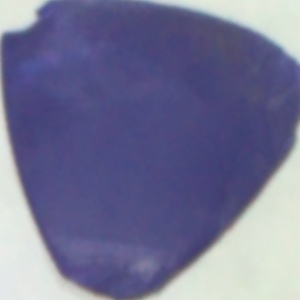
#> input picture 02_capturar_imagenes_entrenamiento/train/0/32c66bb8-22ac-11ef-9336-d83add1963e3.jpg, 300 x 300 px; its folder holds only this picture in this run
$ python 02_extraccion_caracteristicas.py
#> lines starting #> are read from the running program, lines starting #| are printed output that depends on the picture
from imutils import paths
import numpy as np
import cv2
import os
from sklearn.svm import LinearSVC
import pickle
from time import sleep


def cargar_imagen(ruta):
    img = cv2.imread(ruta)
#> img is the input picture: shape (300, 300, 3); mean B, G, R 148.5, 114.6, 114.3
    # print("Imagen cargada")
    return img


def extraer_color(img):
    # Nos devuelve el promedio del color de cada imagen
    # np.mean suma todos los valores de los pixeles de cada canal y los divide entre la cantidad de pixeles en el mismo canal
    #np.std devuelve la desviacion estandar, indicando la dispersion de los datos
    (B,G,R) = cv2.split(img)
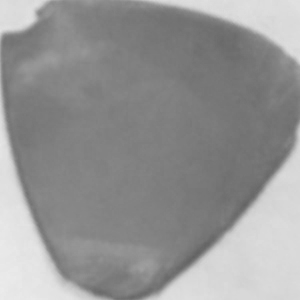
#> B: shape (300, 300); min 97, max 236, mean 148.5
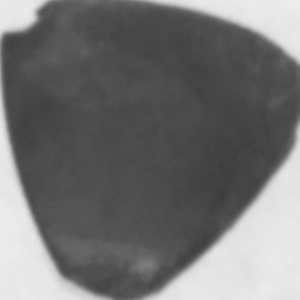
#> G: shape (300, 300); min 60, max 238, mean 114.6
    caracteristicas = np.array(
        [np.mean(B),np.mean(G),np.mean(R),
         np.std(B), np.std(G),np.std(R)]
    )
#> caracteristicas = [148.5, 114.6, 114.3, 39.15, 63.46, 60.05]
    # print("Caracteristicas obtenidas")
    return caracteristicas

def prediccion(caracteristicas, modelo, img):

    prediccion = modelo.predict(caracteristicas)
    cv2.putText(img, prediccion[0], (50,50), cv2.FONT_HERSHEY_SIMPLEX, 2, (0,255,0) )
    return prediccion

# Etiquetas de clase
x = []
y = []

# print(list(paths.list_images("./train")))

#Iteramos las rutas dentro de trainj
for ruta in paths.list_images("./train"):
    # Pasamos la ruta y se carga la imagen
    img = cargar_imagen(ruta)
    caracteristicas = extraer_color(img)
#> caracteristicas = [148.5, 114.6, 114.3, 39.15, 63.46, 60.05]

    #almacenar caracteristicas en etiquetas
    print(ruta.split(os.path.sep)[-2])
    # Spli de la ruta nos devuelve una lista en donde se encuentran divididos los parametros de la ruta ['.', 'train', '1', '63610b2e-22c1-11ef-8148-d83add1963e3.jpg']
    #[-2] Nos devuelve la etiqueta/carpeta en donde se encuentran las imagenes

    y.append(ruta.split(os.path.sep)[-2])
    x.append(caracteristicas)
#> pass 2 of the loop `for ruta in paths.list_images("./train"):`:
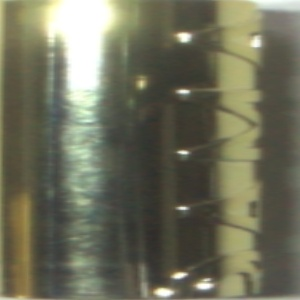
#> input picture 02_capturar_imagenes_entrenamiento/train/1/324eebaa-22c1-11ef-bf11-d83add1963e3.jpg, 300 x 300 px
#> in cargar_imagen, img is the input picture: shape (300, 300, 3); mean B, G, R 90.4, 110.5, 110.4
#> in extraer_color (call 2), `(B,G,R) = cv2.split(img)`:
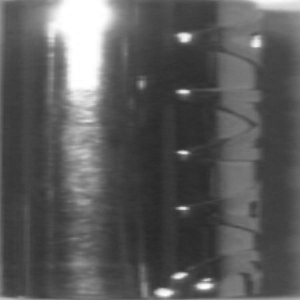
#> B: shape (300, 300); min 39, max 255, mean 90.4
#> in extraer_color (call 2), `(B,G,R) = cv2.split(img)`:
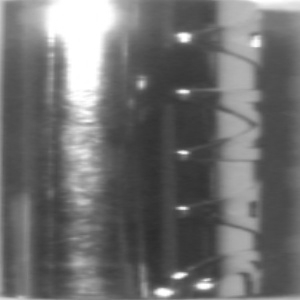
#> G: shape (300, 300); min 44, max 255, mean 110.5
#> in extraer_color (call 2), `caracteristicas = np.array( [np.mean(B),np.mean(G),np.mean(R), np.std(..`: caracteristicas = [90.4, 110.5, 110.4, 46.65, 50.91, 49.51]
# print(x)
# print(y)

#Convertimos las caracteristicas en un vector
x = np.array(x)
#> x = [[148.5, 114.6, 114.3, 39.15, 63.46, 60.05], [90.4, 110.5, 110.4, 46.65, 50.91, 49.51]]
# Creamos el modelo
sleep(0.5)
modelo = LinearSVC(dual = True,C = 100.0, random_state=1, max_iter=40000)
# Ejecutamos el entrenamiento
sleep(0.5)
modelo.fit(x,y)
sleep(0.5)

for ruta in paths.list_images("./test"):
    # Iteramos sobre todas las imagenes que se encuentran en test
    # Nos devolvera la clase original (0 o 1) y nos devolvera la prediccion (0 o 1)
    img = cargar_imagen(ruta)
    caracteristicas = extraer_color(img)
    caracteristicas = np.array([caracteristicas])
    # clase_verdadera = ruta.split(os.path.sep)[-2]
    # resultado_clase= prediccion(caracteristicas, modelo)
    resultado_img = prediccion(caracteristicas, modelo, img)
    # print(f"Clase original: {clase_verdadera} - Prediccion: {resultado_clase} \n")
    print(caracteristicas)
    cv2.imshow("Prediccion", img)
    cv2.waitKey()

with open("modeloClasificador.pkl", "wb") as f:
    pickle.dump(modelo, f)


cv2.destroyAllWindows()

print("Programa finalizado")
